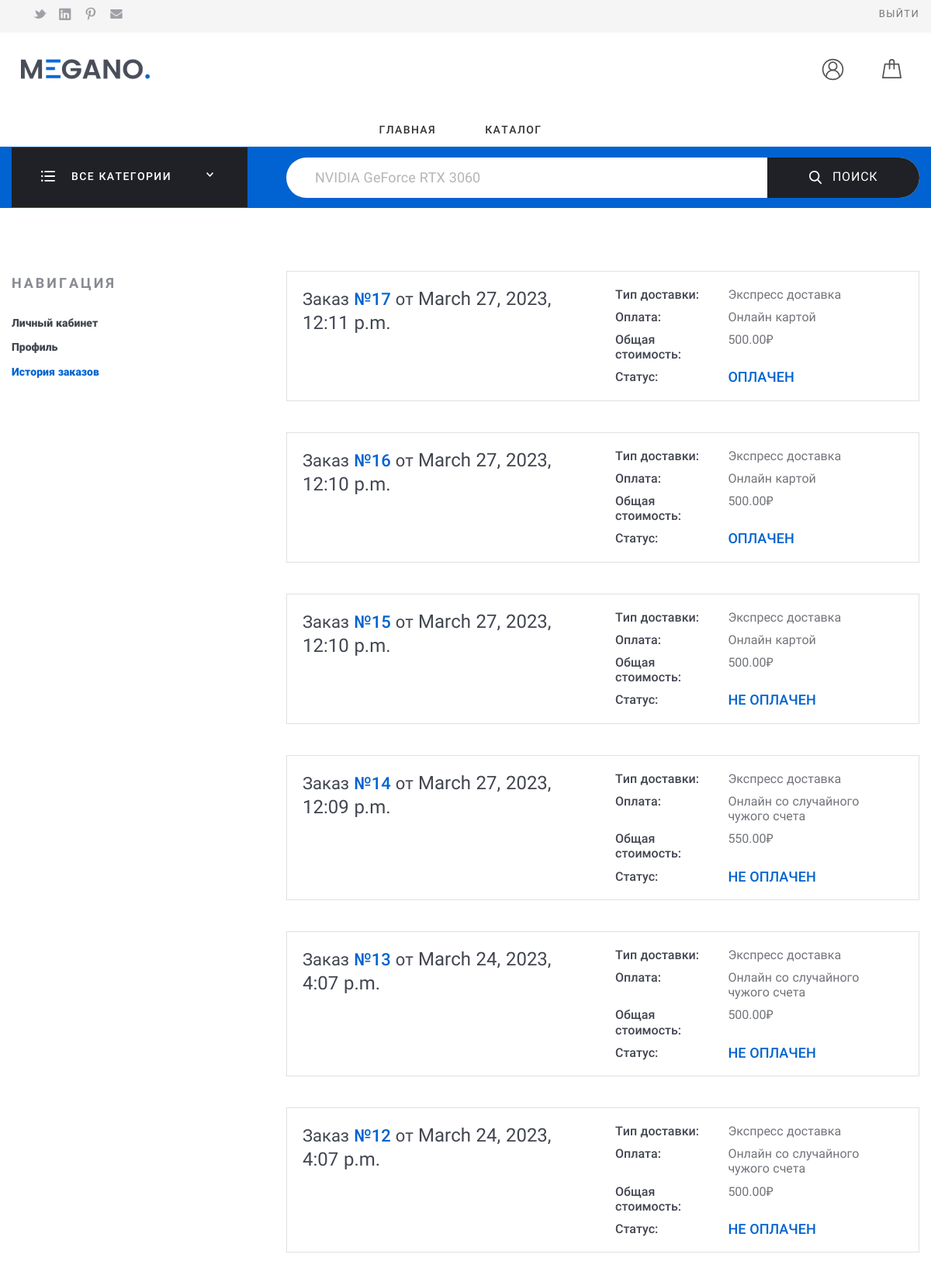
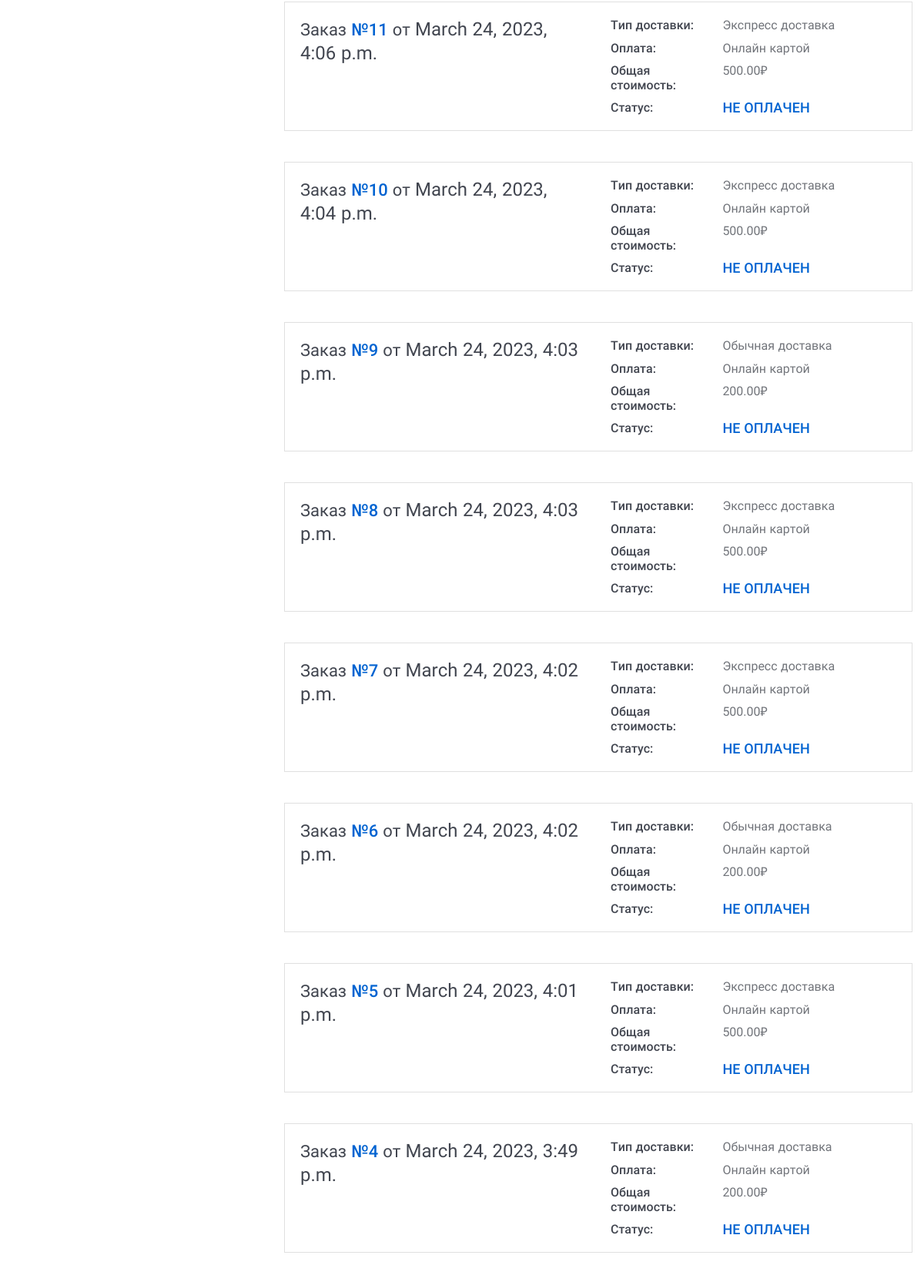
Page /history/ (signed in, upper part) on the committed database (2 pictures, top to bottom).
### cart/models.py (models this page shows, shortened)
class Orders(models.Model):
    user = models.ForeignKey(User, on_delete=models.CASCADE)
    delivery = models.ForeignKey(Delivery, on_delete=models.CASCADE)
    city = models.CharField(max_length=100)
    address = models.CharField(max_length=250)
    payment_method = models.PositiveIntegerField(default=1)
    created = models.DateTimeField(auto_now_add=True)
    paid = models.BooleanField(default=False)
    class Meta:
        ordering = ('-created',)
        verbose_name = 'Заказ'
        verbose_name_plural = 'Заказы'
    def __str__(self):
        return 'Order {}'.format(self.id)
    def get_total_cost(self):
        amount = sum(item.get_cost() for item in self.items.all())
        shipping = self.delivery.cost if not self.delivery.free_shipping or amount < self.delivery.free_shipping_amount else 0
        return amount + shipping

class Delivery(models.Model):
    name = models.CharField(max_length=100)
    cost = models.DecimalField(max_digits=10, decimal_places=2)
    free_shipping = models.BooleanField(default=False)
    free_shipping_amount = models.DecimalField(max_digits=10, decimal_places=2, default=0)
    class Meta:
        ordering = ('name',)
        verbose_name = 'Доставка'
        verbose_name_plural = 'Доставка'

class OrderItems(models.Model):
    order = models.ForeignKey(Orders, related_name='items', on_delete=models.CASCADE)
    product = models.ForeignKey(Product, related_name='order_items', on_delete=models.CASCADE)
    price = models.DecimalField(max_digits=10, decimal_places=2)
    quantity = models.PositiveIntegerField(default=1)
    def get_cost(self):
        return self.price * self.quantity

### shop/views.py (the view)
# urls.py: url('history/', views.history, name='history'),
def history(request):
    orders = list(Orders.objects.filter(user=request.user))
    print(orders)
    return render(request, 'shop/historyorder.html', {'orders': orders})

### shop/templates/shop/historyorder.html
{% extends "shop/base.html" %}
{% load static %}
{% block content %}
<div class="Middle Middle_top">
    <div class="Section Section_column Section_columnLeft">
        <div class="wrap">
            <div class="Section-column">
                <div class="Section-columnSection">
                    <header class="Section-header">
                        <strong class="Section-title">Навигация
                        </strong>
                    </header>
                    <div class="Section-columnContent">
                        <div class="NavigateProfile">
                            <ul class="menu menu_vt">
                                <li class="menu-item"><a class="menu-link" href="{% url 'profile' %}"
                                >Личный кабинет</a>
                                </li>
                                <li class="menu-item"><a class="menu-link" href="{% url 'edit_profile' %}">Профиль</a>
                                </li>
                                <li class="menu-item menu-item_ACTIVE"><a class="menu-link" href="{% url 'history' %}"
                                >История заказов</a>
                                </li>
                            </ul>
                        </div>
                    </div>
                </div>
            </div>
            <div class="Section-content">
                <div class="Orders">
                    {% for last_order in orders %}
                    <div class="Order Order_anons">
                        <div class="Order-personal">
                            <div class="row">
                                <div class="row-block"><a class="Order-title"
                                                          href="/order/{{last_order.id}}">Заказ&#32;<span
                                        class="Order-numberOrder">№{{last_order.id}}</span>&#32;от&#32;<span
                                        class="Order-dateOrder">{{last_order.created}}</span></a>
                                </div>
                                <div class="row-block">
                                    <div class="Order-info Order-info_delivery">
                                        <div class="Order-infoType">Тип доставки:
                                        </div>
                                        <div class="Order-infoContent">{% if last_order.delivery.name == 'express' %}
                                            Экспресс доставка{%else%}Обычная доставка{%endif%}
                                        </div>
                                    </div>
                                    <div class="Order-info Order-info_pay">
                                        <div class="Order-infoType">Оплата:
                                        </div>
                                        <div class="Order-infoContent">
                                            {% if last_order.payment_method == 1 %}
                                            Онлайн картой
                                            {% else %}
                                            Онлайн со случайного чужого счета
                                            {% endif %}
                                        </div>
                                    </div>
                                    <div class="Order-info">
                                        <div class="Order-infoType">Общая стоимость:
                                        </div>
                                        <div class="Order-infoContent">
                                            {{last_order.get_total_cost}}₽
                                        </div>
                                    </div>
                                    <div class="Order-info Order-info_status">
                                        <div class="Order-infoType">Статус:
                                        </div>
                                        <div class="Order-infoContent">
                                            {% if last_order.paid == 1 %}
                                            ОПЛАЧЕН
                                            {% elif last_order.paid == 2 %}
                                            ОШИБКА ОПЛАТЫ
                                            {% else %}
                                            НЕ ОПЛАЧЕН
                                            {% endif %}
                                        </div>
                                    </div>
                                </div>
                            </div>
                        </div>
                    </div>
                    {% endfor %}
                </div>
            </div>
        </div>
    </div>
</div>
{% endblock %}

### shop/templates/shop/base.html (shortened to what this page needs)
{% load static %}
<!DOCTYPE html>
<head>
    <link rel="stylesheet" href="{% static 'assets/css/fonts.css' %}">
    <link rel="stylesheet" href="{% static 'assets/css/basic.css' %}">
    <link rel="stylesheet" href="{% static 'assets/css/extra.css' %}">
</head>
<body class="Site">
<header class="Header">
    <div class="ControlPanel">
        <div class="wrap">
            <div class="row ControlPanel-row">
                <div class="row-block">
                    <div class="row ControlPanel-rowSplit">
                        <div class="row-block hide_700">
                            <ul class="menu menu_img menu_smallImg ControlPanel-menu">
                                <li class="menu-item"><a class="menu-link" href="#"><img
                                        src="../../static/assets/img/icons/socialHeader/tw.svg" alt="tw.svg"/></a>
                                </li>
                                <li class="menu-item"><a class="menu-link" href="#"><img
                                        src="../../static/assets/img/icons/socialHeader/in.svg" alt="in.svg"/></a>
                                </li>
                                <li class="menu-item"><a class="menu-link" href="#"><img
                                        src="../../static/assets/img/icons/socialHeader/pt.svg" alt="pt.svg"/></a>
                                </li>
                                <li class="menu-item"><a class="menu-link" href="#"><img
                                        src="../../static/assets/img/icons/socialHeader/mail.svg" alt="mail.svg"/></a>
                                </li>
                            </ul>
                        </div>
                    </div>
                </div>
                <nav class="row-block">
                    <div class="row ControlPanel-rowSplit">
                        {% if user.is_authenticated %}
                        <div class="row-block"><a class="ControlPanel-title" href="{% url 'logout' %}">Выйти</a>
                        </div>
                        {% else %}
                        <div class="row-block"><a class="ControlPanel-title" href="{% url 'login' %}">Вход</a>
                            <a class="ControlPanel-title" href="{% url 'signup' %}">Регистрация</a>
                        </div>
                        {% endif %}
                    </div>
                </nav>
            </div>
        </div>
    </div>
    <div class="wrap">
        <div class="row Header-rowMain">
            <div class="row-block Header-logo"><a class="logo" href="/"><img class="logo-image"
                                                                                      src="../../static/assets/img/logo.png"
                                                                                      alt="logo.png"/></a>
            </div>
            <nav class="row-block row-block_right Header-menu">
                <div class="menuModal" id="navigate">
                    <ul class="menu menu_main">
                        <li class="menu-item"><a class="menu-link" href="/">Главная</a>
                        </li>
                        <li class="menu-item"><a
                                class="menu-link" href="/catalog">Каталог</a>
                        </li>
                    </ul>
                </div>
            </nav>
            <div class="row-block">
                <div class="CartBlock">
                    {% if user.is_authenticated %}
                    <div class="dropdown">
                        <button class="dropbtn"><img class="CartBlock-img"
                                                     src="../../static/assets/img/icons/loon-icon.svg"
                                                     alt="loon-icon.svg"/></button>
                    </div>
                    {% endif %}
                    <a class="CartBlock-block" href="/cart"><img class="CartBlock-img"
                                                                             src="../../static/assets/img/icons/cart.svg"
                                                                             alt="cart.svg"/></a>
                </div>
            </div>
        </div>
    </div>
    <div class="Header-searchWrap">
        <div class="wrap">
            <div class="Header-categories">
                <div class="CategoriesButton">
                    <div class="CategoriesButton-title">
                        <div class="CategoriesButton-icon"><img src="../../static/assets/img/icons/allDep.svg"
                                                                alt="allDep.svg"/>
                        </div>
                        <span class="CategoriesButton-text">{% if category %}{{ category.name }}{% else %}Все категории{% endif %}</span>
                        <div class="CategoriesButton-arrow">
                        </div>
                    </div>
                </div>
            </div>
            <div class="Header-search">
                <div class="search">
                    <form class="form form_search" action="{% url 'product_list' %}" method="get">
                        <input class="search-input" id="query" name="q" type="text"
                               placeholder="NVIDIA GeForce RTX 3060" value="{{name}}"/>
                        <button class="search-button" type="submit" id="search"><img
                                src="../../static/assets/img/icons/search.svg" alt="search.svg"/>Поиск
                        </button>
                    </form>
                </div>
            </div>
        </div>
    </div>
</header>
<div id="content">
    {% block content %}
    {% endblock %}
</div>
</body>
</html>

### rows in the picture
Orders: id "17", created "March 27, 2023, 12:11 p.m.", shows "Экспресс доставка", payment_method "Онлайн картой", get_total_cost "500.00", paid "ОПЛАЧЕН"
Orders: id "16", created "March 27, 2023, 12:10 p.m.", shows "Экспресс доставка", payment_method "Онлайн картой", get_total_cost "500.00", paid "ОПЛАЧЕН"
Orders: id "15", created "March 27, 2023, 12:10 p.m.", shows "Экспресс доставка", payment_method "Онлайн картой", get_total_cost "500.00", paid "НЕ ОПЛАЧЕН"
Orders: id "14", created "March 27, 2023, 12:09 p.m.", shows "Экспресс доставка", payment_method "Онлайн со случайного чужого счета", get_total_cost "550.00", paid "НЕ ОПЛАЧЕН"
Orders: id "13", created "March 24, 2023, 4:07 p.m.", shows "Экспресс доставка", payment_method "Онлайн со случайного чужого счета", get_total_cost "500.00", paid "НЕ ОПЛАЧЕН"
Orders: id "12", created "March 24, 2023, 4:07 p.m.", shows "Экспресс доставка", payment_method "Онлайн со случайного чужого счета", get_total_cost "500.00", paid "НЕ ОПЛАЧЕН"
Orders: id "11", created "March 24, 2023, 4:06 p.m.", shows "Экспресс доставка", payment_method "Онлайн картой", get_total_cost "500.00", paid "НЕ ОПЛАЧЕН"
Orders: id "10", created "March 24, 2023, 4:04 p.m.", shows "Экспресс доставка", payment_method "Онлайн картой", get_total_cost "500.00", paid "НЕ ОПЛАЧЕН"
Orders: id "9", created "March 24, 2023, 4:03 p.m.", shows "Обычная доставка", payment_method "Онлайн картой", get_total_cost "200.00", paid "НЕ ОПЛАЧЕН"
Orders: id "8", created "March 24, 2023, 4:03 p.m.", shows "Экспресс доставка", payment_method "Онлайн картой", get_total_cost "500.00", paid "НЕ ОПЛАЧЕН"
Orders: id "7", created "March 24, 2023, 4:02 p.m.", shows "Экспресс доставка", payment_method "Онлайн картой", get_total_cost "500.00", paid "НЕ ОПЛАЧЕН"
Orders: id "6", created "March 24, 2023, 4:02 p.m.", shows "Обычная доставка", payment_method "Онлайн картой", get_total_cost "200.00", paid "НЕ ОПЛАЧЕН"
Orders: id "5", created "March 24, 2023, 4:01 p.m.", shows "Экспресс доставка", payment_method "Онлайн картой", get_total_cost "500.00", paid "НЕ ОПЛАЧЕН"
Orders: id "4", created "March 24, 2023, 3:49 p.m.", shows "Обычная доставка", payment_method "Онлайн картой", get_total_cost "200.00", paid "НЕ ОПЛАЧЕН"
